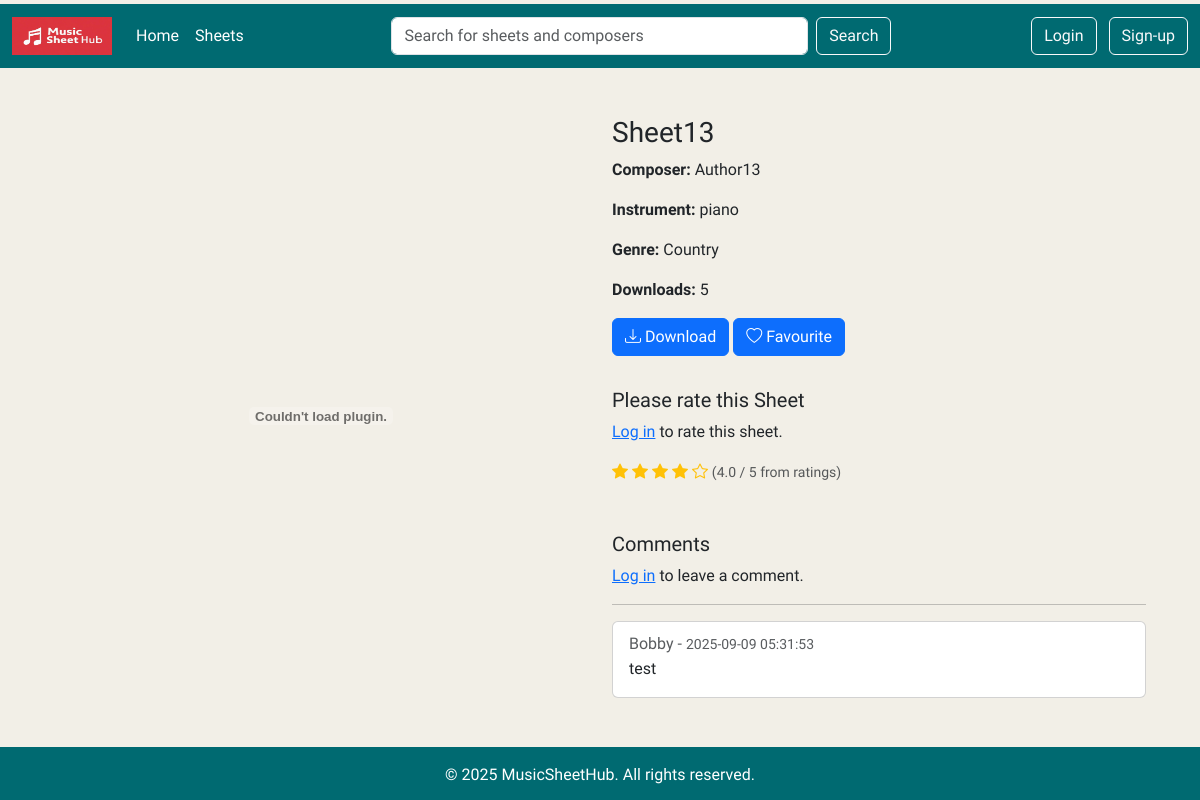
The app's page /sheet/34, older data.
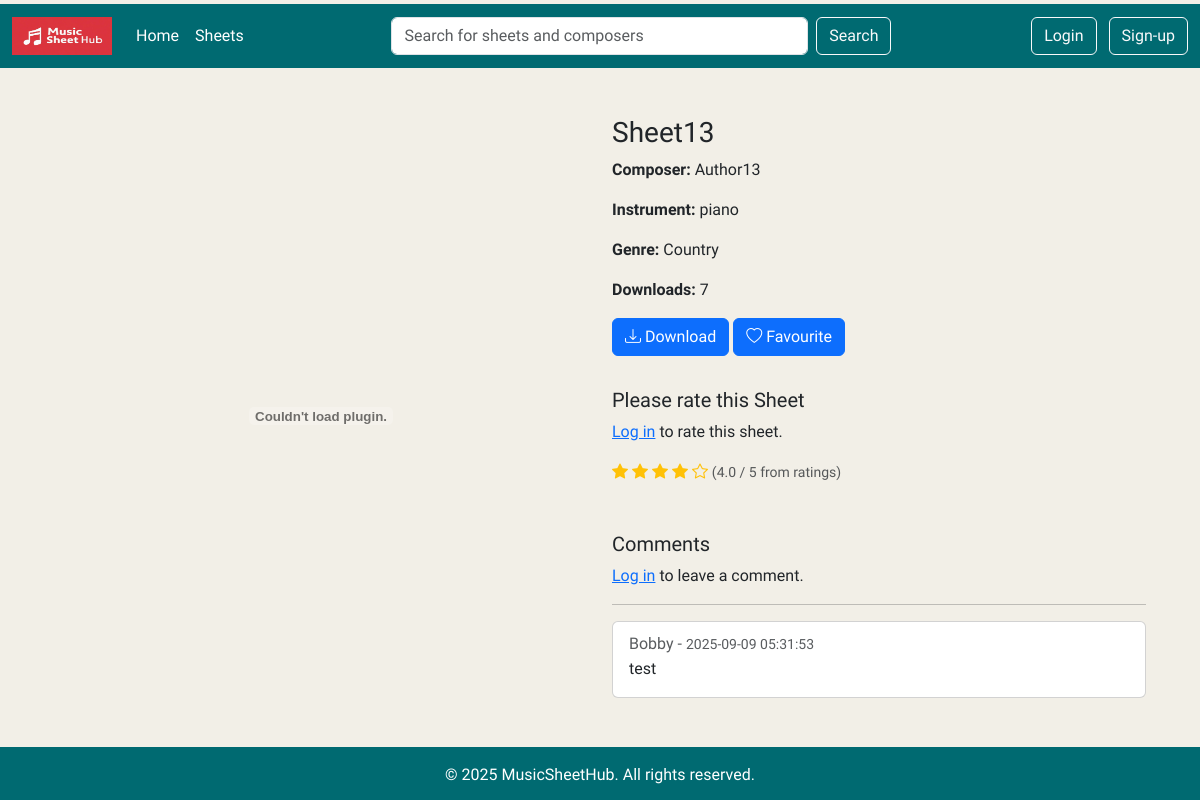
The same page, newer data.
### tables this page shows
CREATE TABLE Sheets (id INTEGER PRIMARY KEY AUTOINCREMENT, sheetname TEXT (50), composer TEXT (50), instrument TEXT (50), filename TEXT (50), uploader_id INTEGER REFERENCES Users (id), download_count INTEGER DEFAULT (0), created_at TEXT DEFAULT (CURRENT_TIMESTAMP));

CREATE TABLE Genres (id INTEGER PRIMARY KEY AUTOINCREMENT, name TEXT (50));

CREATE TABLE Comments (id INTEGER PRIMARY KEY AUTOINCREMENT, user_id INTEGER REFERENCES Users (id), sheet_id INTEGER REFERENCES Sheets (id), comment TEXT, created_at TEXT DEFAULT (CURRENT_TIMESTAMP));

CREATE TABLE Users (id INTEGER PRIMARY KEY AUTOINCREMENT, username TEXT (50) UNIQUE, email TEXT (50), password TEXT (50), created_at TEXT DEFAULT (CURRENT_TIMESTAMP));

### app.py (the view, shortened to what this page needs)
@app.route('/sheet/<int:sheet_id>', methods=['GET', 'POST'])
def sheet_detail(sheet_id):
    db = get_db()
    cursor = db.cursor()
    cursor.execute('''
            SELECT s.id, s.filename, s.sheetname, s.composer, s.instrument,
                   s.download_count, g.name
            FROM sheets s
            LEFT JOIN SheetGenres sg ON s.id = sg.sid
            LEFT JOIN Genres g ON sg.gid = g.id
            WHERE s.id = ?
        ''', (sheet_id,))
    sheet = cursor.fetchone()
    if not sheet:
        flash("Sheet not found.", "danger")
        return redirect(url_for('home'))
    cursor.execute('''
        SELECT u.username, c.comment, c.created_at
        FROM comments c
        JOIN users u ON c.user_id = u.id
        WHERE c.sheet_id = ?
        ORDER BY c.created_at DESC
    ''', (sheet_id,))
    comments = cursor.fetchall()
    cursor.execute('''
                   SELECT AVG(rating), COUNT(*) FROM ratings
                   WHERE sheet_id = ?''', (sheet_id,))
    avg_rating, rating_count = cursor.fetchone()
    avg_rating = round(avg_rating, 1) if avg_rating else None
    return render_template('sheet_detail.html', sheet=sheet,
                           comments=comments, avg_rating=avg_rating)

### app.py (called while the page is built)
def get_db():
    db = getattr(g, '_database', None)
    if db is None:
        db = g._database = sqlite3.connect(DATABASE)
    return db

@app.teardown_appcontext
def close_connection(exception):
    db = getattr(g, '_database', None)
    if db is not None:
        db.close()

### templates/sheet_detail.html
{% extends 'base.html' %}
{% block content %}
<div class="container mt-4">
    <div class="row">
        <div class="col-md-6">
            {% set ext = sheet[1].split('.')[-1].lower() %}
            {% if ext in ['jpg', 'jpeg', 'png', 'gif'] %}
                <img src="{{ url_for('preview_file', filename=sheet[1]) }}" class="img-fluid" alt="Sheet Image">
            {% elif ext == 'pdf' %}
                <embed src="{{ url_for('preview_file', filename=sheet[1]) }}" type="application/pdf" width="100%" height="600px">
            {% endif %}
        </div>
        <div class="col-md-6">
            <h3>{{ sheet[2] }}</h3>
            <p><strong>Composer:</strong> {{ sheet[3] or "N/A" }}</p>
            <p><strong>Instrument:</strong> {{ sheet[4] or "N/A" }}</p>
            <p><strong>Genre:</strong> {{ sheet[6] or "N/A" }}</p>
            <p><strong>Downloads:</strong> {{ sheet[5] }}</p>
            <a href="{{ url_for('download_file', sheet_id=sheet[0]) }}" class="btn btn-primary mb-2">
                <i class="bi bi-download"></i> Download
            </a>
            <a href="{{ url_for('favourite_file', sheet_id=sheet[0]) }}" class="btn btn-primary mb-2">
                <i class="bi bi-heart"></i> Favourite
            </a>
            <div class="mt-4">
                <h5>Please rate this Sheet</h5>
                {% if session.username %}
                <form method="POST" action="{{ url_for('sheet_detail', sheet_id=sheet[0]) }}">
                    <input type="hidden" name="form_type" value="rating">
                    <div class="mb-2">
                        <label for="rating" class="form-label">Your Rating (1–5):</label>
                        <style>
                            .star-rating {
                                direction: rtl;
                                display: inline-flex;
                            }
                            .star-rating input[type="radio"] {
                                display: none;
                            }
                            .star-rating label {
                                font-size: 1.5rem;
                                color: #ccc;
                                cursor: pointer;
                                padding: 0 0.1rem;
                            }
                            .star-rating input[type="radio"]:checked ~ label,
                            .star-rating label:hover,
                            .star-rating label:hover ~ label {
                                color: #f5c518;
                            }
                        </style>
                        <form method="POST" action="{{ url_for('sheet_detail', sheet_id=sheet[0]) }}">
                            <input type="hidden" name="form_type" value="rating">
                            <div class="star-rating mb-2">
                                {% for i in range(5, 0, -1) %}
                                <input type="radio" id="star{{ i }}" name="rating" value="{{ i }}" required>
                                <label for="star{{ i }}">&#9733;</label>
                                {% endfor %}
                            </div>
                            <button type="submit" class="btn btn-sm btn-primary">Submit</button>
                        </form>
                    </div>
                </form>
                {% else %}
                <p><a href="{{ url_for('login') }}">Log in</a> to rate this sheet.</p>
                {% endif %}
                {% if avg_rating %}
                    <div class="mt-2">
                        <span>
                            {% for i in range(1, 6) %}
                                {% if avg_rating >= i %}
                                    <i class="bi bi-star-fill text-warning"></i>
                                {% elif avg_rating >= i - 0.5 %}
                                    <i class="bi bi-star-half text-warning"></i>
                                {% else %}
                                    <i class="bi bi-star text-warning"></i>
                                {% endif %}
                            {% endfor %}
                            <small class="text-muted">({{ "%.1f"|format(avg_rating) }} / 5 from {{ rating_count }} rating{{ 's' if rating_count != 1 else '' }})</small>
                        </span>
                    </div>
                {% else %}
                    <p class="text-muted">No ratings yet.</p>
                {% endif %}
            </div>
            <div class="mt-5">
                <h5>Comments</h5>
                {% if session.username %}
                <form method="POST" action="{{ url_for('sheet_detail', sheet_id=sheet[0]) }}">
                    <div class="mb-3">
                        <textarea name="comment" class="form-control" rows="3" placeholder="Write your comment..." required></textarea>
                    </div>
                    <button type="submit" class="btn btn-primary btn-sm">Post Comment</button>
                </form>
                {% else %}
                <p><a href="{{ url_for('login') }}">Log in</a> to leave a comment.</p>
                {% endif %}
                <hr>
                {% for username, comment, created_at in comments %}
                <div class="card mb-3">
                    <div class="card-body">
                        <h6 class="card-subtitle mb-1 text-muted">{{ username }} - <small>{{ created_at }}</small></h6>
                        <p class="card-text">{{ comment }}</p>
                    </div>
                </div>
                {% else %}
                <p class="text-muted">No comments yet.</p>
                {% endfor %}
            </div>
        </div>
    </div>
</div>
{% endblock %}

### templates/base.html (shortened to what this page needs)
<!DOCTYPE html>
<html lang="en">
<head>
    <link href="https://cdn.jsdelivr.net/npm/bootstrap@5.3.6/dist/css/bootstrap.min.css" rel="stylesheet">
    <link href="https://cdn.jsdelivr.net/npm/bootstrap-icons@1.10.5/font/bootstrap-icons.css" rel="stylesheet">
</head>
<body>
    {% include 'nav.html' %}
    <main class="container my-4">
        {% block content %}{% endblock %}
    </main>
    {% include 'footer.html' %}
</body>
</html>

### templates/nav.html (shortened to what this page needs)
<nav class="navbar navbar-expand-lg navbar-dark mt-1" style="background-color: #006A71;">
    <div class="container-fluid">
        <a class="navbar-brand" href="#">
            <img src="/static/images/MusicSheetHub.jpg" width="100" height="38" class="d-inline-block align-top"
                alt="Bootstrap" loading="lazy">
        </a>
        <div class="collapse navbar-collapse justify-content-between" id="navbarSupportedContent2">
            <ul class="navbar-nav">
                <li class="nav-item">
                    <a class="nav-link active" aria-current="page" href="{{url_for('home')}}">Home</a>
                </li>
                <li class="nav-item">
                    <a class="nav-link active" aria-current="page" href="{{url_for('sheets')}}">Sheets</a>
                </li>
            </ul>
            <form class="d-flex mx-auto" role="search" style="max-width: 500px; width: 100%;", action="{{ url_for('search') }}" method="GET">
                <input class="form-control me-2" type="search" name="query" placeholder="Search for sheets and composers" aria-label="Search">
                <button class="btn btn-outline-light" type="submit">Search</button>
            </form>
             <div class="text-end">
                {% if session.get('username') %}
                <div class="dropdown">
                    <button class="btn text-white dropdown-toggle d-flex align-items-center gap-2" type="button"
                    data-bs-toggle="dropdown" aria-expanded="false">
                        <div class="rounded-circle bg-light text-primary fw-bold d-flex justify-content-center align-items-center"
                        style="width: 32px; height: 32px;">
                        {{ session['username'][0]|upper }}
                        </div>
                        {{ session['username'] }}
                    </button>
                    <ul class="dropdown-menu dropdown-menu-end">
                        <li><a class="dropdown-item" href="{{url_for('profile') }}">Profile</a></li>
                        <li> <hr class="dropdown-divider"></li>
                        <li><a class="dropdown-item" href="{{url_for('logout') }}">Logout</a></li>
                    </ul>
                </div>
                {% else %}
                <a href="{{ url_for('login') }}" class="btn btn-outline-light me-2">Login</a>
                <a href="{{ url_for('signup') }}" class="btn btn-outline-light">Sign-up</a>
                {% endif %}
             </div>
        </div>
    </div>
</nav>

### templates/footer.html
<footer class="mt-auto text-white text-center py-3" style="background-color: #006A71">
    <div class="container">
        <p class="mb-0">© 2025 MusicSheetHub. All rights reserved.</p>
    </div>
</footer>

### templates/base.html (style rules this page uses)
html, body { height: 100%; margin: 0; background-color: #F2EFE7; font-family: 'Inria Sans', sans-serif; }
body { display: flex; flex-direction: column; }
main { flex: 1; }

Row changes from the older to the newer data that the page shows:
changed Sheets "Sheet13": download_count "5" → "7"
